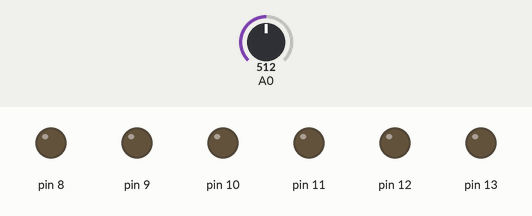
Recording of a sketch running on a simulated Arduino Uno, built with avr-gcc and run on an emulated ATmega328P. On the bench: output pins drawn as LEDs (lit = HIGH). The test bench sets the inputs (shaded band); at power-on: A0 = 512.

Above: at 1.2 s.
1.3 s: A0 set to 33
2.8 s: A0 set to 28
At 4.0 s:
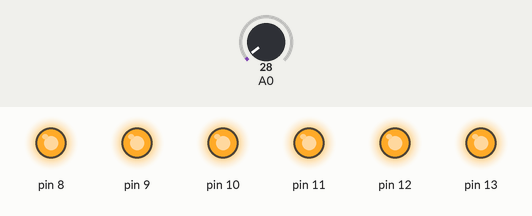
4.3 s: A0 set to 122
At 5.1 s:
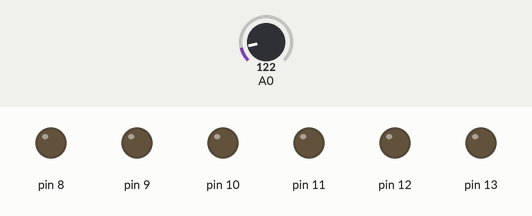
5.8 s: A0 set to 20
At 6.3 s:
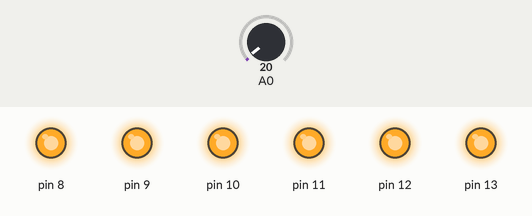
Timing chart, 0 to 8.3 s (numbered marks = the images above; inputs shaded):
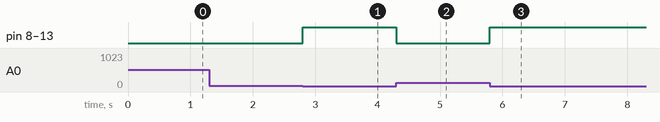

The sketch:

MOREAAAA_CALOR.ino
```cpp
int valorLuz= 0;

  void setup()
{
   pinMode(13, OUTPUT);
   pinMode(12, OUTPUT);
   pinMode(11, OUTPUT);
   pinMode(10, OUTPUT);
   pinMode(9, OUTPUT);
   pinMode(8, OUTPUT);

}

void loop()
{
  valorLuz = analogRead(A0);
  if (valorLuz > 30){
    digitalWrite(13,LOW);
    digitalWrite(12,LOW);
    digitalWrite(11,LOW);
    digitalWrite(10,LOW);
    digitalWrite(9,LOW);
    digitalWrite(8,LOW);
  }

  else {
    digitalWrite(13,HIGH);
    digitalWrite(12,HIGH);
    digitalWrite(11,HIGH);
    digitalWrite(10,HIGH);
    digitalWrite(9,HIGH);
    digitalWrite(8,HIGH);
  }
}
```

Measured:
- the behaviour switches between 31 and 30 on A0 (found by bisection; images 0 and 1)
- after the input at 1.3 s, every drawn part: stays the same
- after the input at 2.8 s, pin 8–13: LOW → HIGH at once
- after the input at 4.3 s, pin 8–13: HIGH → LOW at once
- after the input at 5.8 s, pin 8–13: LOW → HIGH at once
